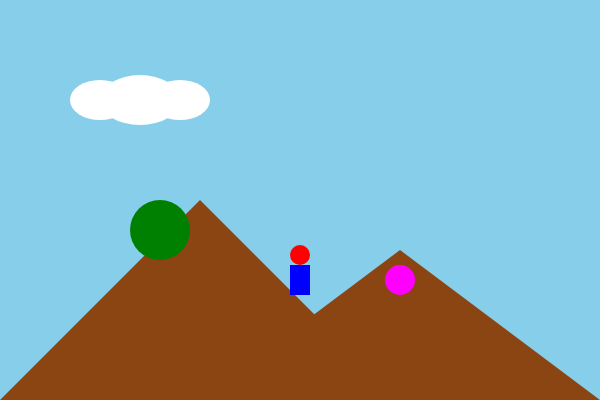
Frame 1 (no input)
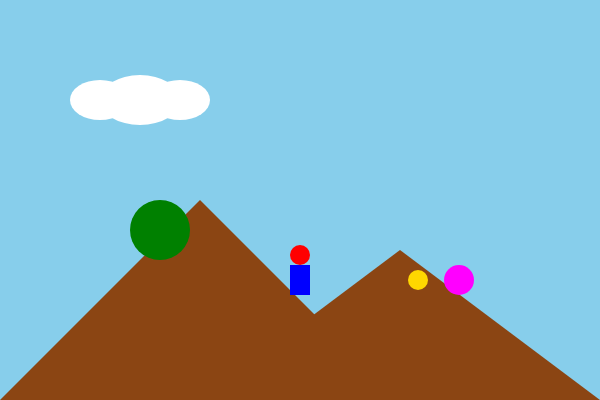
Frame 60 (no input)
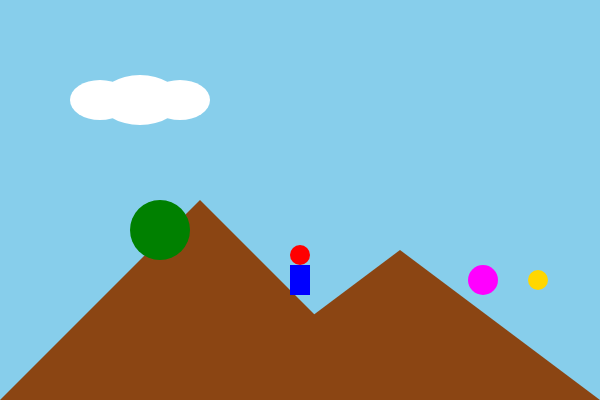
Frame 120 (the mouse pressed at the canvas centre since frame 60)

The p5.js sketch that drew these frames (run headless with seeded random() and noise() and a simulated clock; from frame 60 on, the mouse is pressed at the canvas centre):

// p5.js sketch
// ── sketch.js
let gameChar_x = 300;
let gameChar_y = 280;
let charState = "standing";
let gameObjects = [];
let isFalling = false;
let fallSpeed = 2;
let charSpeed = 3; // Скорость движения персонажа
let isJumping = false; // Флаг прыжка
let jumpSpeed = -10; // Скорость прыжка вверх
let gravity = 0.5; // Гравитация
let velocityY = 0; // Вертикальная скорость

// Переменные противника
let enemy = {
  x: 400,
  y: 280,
  size: 30,
  fill: [255, 0, 255],
  speed: 1,
  patrolRange: 100, // Диапазон патрулирования
  direction: 1, // 1 - вправо, -1 - влево
  alive: true
};

function setup() {
  createCanvas(600, 400);
  
  gameObjects = [
    { type: "mountain", x1: 0, y1: 400, x2: 200, y2: 200, x3: 400, y3: 400, fill: [139, 69, 19] },
    { type: "mountain", x1: 200, y1: 400, x2: 400, y2: 250, x3: 600, y3: 400, fill: [139, 69, 19] },
    { type: "ground", x: 0, y: 300, w: 600, h: 100, fill: [34, 139, 34] },
    { type: "pit", x: 450, y: 300, w: 50, h: 50, fill: [0, 0, 0] },
    { type: "tree_trunk", x: 150, y: 250, w: 20, h: 50, fill: [139, 69, 19] },
    { type: "tree_crown", x: 160, y: 230, w: 60, h: 60, fill: [0, 128, 0] },
    { type: "coin", x: 300, y: 280, size: 20, fill: [255, 215, 0], speed: 2 },
    { type: "cloud", x: 100, y: 100, w: 60, h: 40, fill: [255, 255, 255] },
    { type: "cloud", x: 140, y: 100, w: 80, h: 50, fill: [255, 255, 255] },
    { type: "cloud", x: 180, y: 100, w: 60, h: 40, fill: [255, 255, 255] }
  ];
}

function draw() {
  background(135, 206, 235);
  
  // Отрисовка всех игровых объектов
  for (let obj of gameObjects) {
    fill(obj.fill[0], obj.fill[1], obj.fill[2]);
    noStroke();
    
    if (obj.type === "mountain") {
      triangle(obj.x1, obj.y1, obj.x2, obj.y2, obj.x3, obj.y3);
    } else if (obj.type === "ground" , obj.type === "pit" , obj.type === "tree_trunk") {
      rect(obj.x, obj.y, obj.w, obj.h);
    } else if (obj.type === "tree_crown") {
      ellipse(obj.x, obj.y, obj.w, obj.h);
    } else if (obj.type === "coin") {
      ellipse(obj.x, obj.y, obj.size, obj.size);
      obj.x += obj.speed;
      if (obj.x > width) obj.x = 0;
    } else if (obj.type === "cloud") {
      ellipse(obj.x, obj.y, obj.w, obj.h);
    }
  }
  
  // Движение противника
  if (enemy.alive) {
    fill(enemy.fill[0], enemy.fill[1], enemy.fill[2]);
    ellipse(enemy.x, enemy.y, enemy.size, enemy.size);
    
    // Патрулирование
    enemy.x += enemy.speed * enemy.direction;
    if (enemy.x > 400 + enemy.patrolRange || enemy.x < 400 - enemy.patrolRange) {
      enemy.direction *= -1;
    }
    
    // Проверка столкновения с персонажем сверху
    if (gameChar_x > enemy.x - enemy.size/2 && gameChar_x < enemy.x + enemy.size/2 &&
        gameChar_y + 15 > enemy.y - enemy.size/2 && gameChar_y + 15 < enemy.y &&
        velocityY > 0) {
      enemy.alive = false; // Уничтожение противника
    }
  }
  
  // Проверка падения в яму
  let pit = gameObjects.find(obj => obj.type === "pit");
  if (!isFalling && gameChar_x > pit.x && gameChar_x < pit.x + pit.w && gameChar_y >= pit.y - 25) {
    isFalling = true;
    charState = "jumpForward";
  }
  
  // Логика падения
  if (isFalling) {
    gameChar_y += fallSpeed;
    if (gameChar_y > pit.y + pit.h + 25) {
      isFalling = false;
      gameChar_x = 300;
      gameChar_y = 280;
      charState = "standing";
    }
  }
  
  // Плавное движение и прыжок
  if (!isFalling) {
    if (keyIsDown(65)) { // A - влево
      gameChar_x -= charSpeed;
      charState = "walkLeft";
    } else if (keyIsDown(68)) { // D - вправо
      gameChar_x += charSpeed;
      charState = "walkRight";
    } else if (!isJumping) {
      charState = "standing";
    }
    
    // Прыжок
    if (isJumping) {
      gameChar_y += velocityY;
      velocityY += gravity;
      if (gameChar_y >= 280) {
        gameChar_y = 280;
        isJumping = false;
        velocityY = 0;
      }
    }
  }
  
  // Ограничение персонажа по краям экрана
  gameChar_x = constrain(gameChar_x, 0, width);
  
  // Персонаж
  drawGameCharacter();
}
function drawGameCharacter() {
  if (charState === "standing") {
    fill(255, 0, 0);
    ellipse(gameChar_x, gameChar_y - 25, 20, 20);
    fill(0, 0, 255);
    rect(gameChar_x - 10, gameChar_y - 15, 20, 30);
    line(gameChar_x - 10, gameChar_y + 15, gameChar_x - 15, gameChar_y + 25);
    line(gameChar_x + 10, gameChar_y + 15, gameChar_x + 15, gameChar_y + 25);
    line(gameChar_x - 10, gameChar_y - 5, gameChar_x - 15, gameChar_y - 15);
    line(gameChar_x + 10, gameChar_y - 5, gameChar_x + 15, gameChar_y - 15);
    
  } else if (charState === "jumpForward" || isJumping) {
    fill(255, 0, 0);
    ellipse(gameChar_x, gameChar_y - 25, 20, 20);
    fill(0, 0, 255);
    rect(gameChar_x - 10, gameChar_y - 15, 20, 30);
    line(gameChar_x - 10, gameChar_y + 5, gameChar_x - 15, gameChar_y - 5);
    line(gameChar_x + 10, gameChar_y + 5, gameChar_x + 15, gameChar_y - 5);
    line(gameChar_x - 10, gameChar_y + 15, gameChar_x, gameChar_y + 25);
    line(gameChar_x + 10, gameChar_y + 15, gameChar_x, gameChar_y + 25);
    
  } else if (charState === "walkLeft") {
    fill(255, 0, 0);
    ellipse(gameChar_x, gameChar_y - 25, 20, 20);
    fill(0, 0, 255);
    rect(gameChar_x - 10, gameChar_y - 15, 20, 30);
    line(gameChar_x - 10, gameChar_y + 15, gameChar_x - 20, gameChar_y + 20);
    line(gameChar_x + 10, gameChar_y + 15, gameChar_x, gameChar_y + 25);
    line(gameChar_x - 10, gameChar_y - 5, gameChar_x - 20, gameChar_y);
    line(gameChar_x + 10, gameChar_y - 5, gameChar_x + 15, gameChar_y - 15);
    
  } else if (charState === "walkRight") {
    fill(255, 0, 0);
    ellipse(gameChar_x, gameChar_y - 25, 20, 20);
    fill(0, 0, 255);
    rect(gameChar_x - 10, gameChar_y - 15, 20, 30);
    line(gameChar_x + 10, gameChar_y + 15, gameChar_x + 20, gameChar_y + 20);
    line(gameChar_x - 10, gameChar_y + 15, gameChar_x, gameChar_y + 25);
    line(gameChar_x + 10, gameChar_y - 5, gameChar_x + 20, gameChar_y);
    line(gameChar_x - 10, gameChar_y - 5, gameChar_x - 15, gameChar_y - 15);
  }
}

function keyPressed() {
  if (!isFalling) {
    if (keyCode === 32 && !isJumping && gameChar_y === 280) { // Space - прыжок
      isJumping = true;
      velocityY = jumpSpeed;
      charState = "jumpForward";
    }
  }
}

function keyReleased() {
  if (!isFalling && !isJumping) {
    charState = "standing";
  }
}
